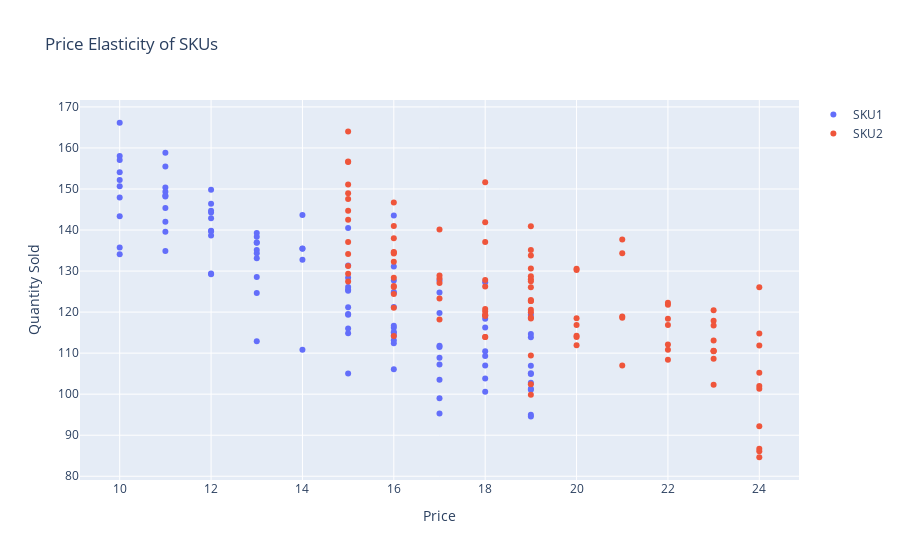

Notebook source saved alongside this figure:
### Code cell
quantity_sku1 = 200 - 5*price_sku1 + np.random.normal(0, 10, 100)
quantity_sku2 = 200 - 4*price_sku2 + np.random.normal(0, 10, 100)

fig = go.Figure()
fig.add_trace(go.Scatter(x=price_sku1, y=quantity_sku1, mode='markers', name='SKU1'))
fig.add_trace(go.Scatter(x=price_sku2, y=quantity_sku2, mode='markers', name='SKU2'))
fig.update_layout(title='Price Elasticity of SKUs', xaxis_title='Price', yaxis_title='Quantity Sold')
fig.show()
